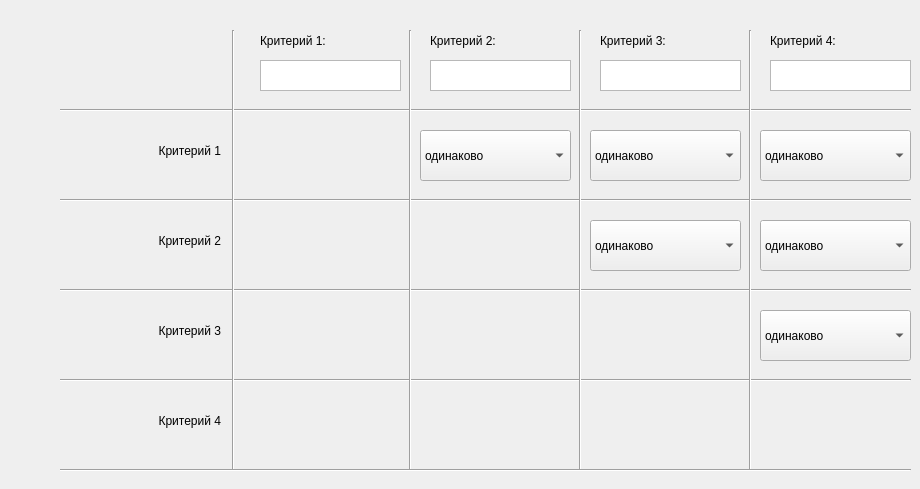
   <widget class="QWidget" name="tab">
    <attribute name="title">
     <string>Критерии</string>
    </attribute>
    <widget class="QLabel" name="label_4">
     <property name="geometry">
      <rect>
       <x>770</x>
       <y>30</y>
       <width>141</width>
       <height>21</height>
      </rect>
     </property>
     <property name="text">
      <string>Критерий 4:</string>
     </property>
    </widget>
    <widget class="QLabel" name="label">
     <property name="geometry">
      <rect>
       <x>260</x>
       <y>30</y>
       <width>141</width>
       <height>21</height>
      </rect>
     </property>
     <property name="text">
      <string>Критерий 1:</string>
     </property>
    </widget>
    <widget class="QTextEdit" name="textEdit_3">
     <property name="geometry">
      <rect>
       <x>600</x>
       <y>60</y>
       <width>141</width>
       <height>31</height>
      </rect>
     </property>
     <property name="html">
      <string>&lt;!DOCTYPE HTML PUBLIC &quot;-//W3C//DTD HTML 4.0//EN&quot; &quot;http://www.w3.org/TR/REC-html40/strict.dtd&quot;&gt;
&lt;html&gt;&lt;head&gt;&lt;meta name=&quot;qrichtext&quot; content=&quot;1&quot; /&gt;&lt;style type=&quot;text/css&quot;&gt;
p, li { white-space: pre-wrap; }
&lt;/style&gt;&lt;/head&gt;&lt;body style=&quot; font-family:'MS Shell Dlg 2'; font-size:7.8pt; font-weight:400; font-style:normal;&quot;&gt;
&lt;p style=&quot;-qt-paragraph-type:empty; margin-top:0px; margin-bottom:0px; margin-left:0px; margin-right:0px; -qt-block-indent:0; text-indent:0px;&quot;&gt;&lt;br /&gt;&lt;/p&gt;&lt;/body&gt;&lt;/html&gt;</string>
     </property>
    </widget>
    <widget class="QLabel" name="label_2">
     <property name="geometry">
      <rect>
       <x>430</x>
       <y>30</y>
       <width>141</width>
       <height>21</height>
      </rect>
     </property>
     <property name="text">
      <string>Критерий 2:</string>
     </property>
    </widget>
    <widget class="QTextEdit" name="textEdit_4">
     <property name="geometry">
      <rect>
       <x>770</x>
       <y>60</y>
       <width>141</width>
       <height>31</height>
      </rect>
     </property>
     <property name="html">
      <string>&lt;!DOCTYPE HTML PUBLIC &quot;-//W3C//DTD HTML 4.0//EN&quot; &quot;http://www.w3.org/TR/REC-html40/strict.dtd&quot;&gt;
&lt;html&gt;&lt;head&gt;&lt;meta name=&quot;qrichtext&quot; content=&quot;1&quot; /&gt;&lt;style type=&quot;text/css&quot;&gt;
p, li { white-space: pre-wrap; }
&lt;/style&gt;&lt;/head&gt;&lt;body style=&quot; font-family:'MS Shell Dlg 2'; font-size:7.8pt; font-weight:400; font-style:normal;&quot;&gt;
&lt;p style=&quot;-qt-paragraph-type:empty; margin-top:0px; margin-bottom:0px; margin-left:0px; margin-right:0px; -qt-block-indent:0; text-indent:0px;&quot;&gt;&lt;br /&gt;&lt;/p&gt;&lt;/body&gt;&lt;/html&gt;</string>
     </property>
    </widget>
    <widget class="QLabel" name="label_3">
     <property name="geometry">
      <rect>
       <x>600</x>
       <y>30</y>
       <width>141</width>
       <height>21</height>
      </rect>
     </property>
     <property name="text">
      <string>Критерий 3:</string>
     </property>
    </widget>
    <widget class="QTextEdit" name="textEdit_2">
     <property name="geometry">
      <rect>
       <x>430</x>
       <y>60</y>
       <width>141</width>
       <height>31</height>
      </rect>
     </property>
     <property name="html">
      <string>&lt;!DOCTYPE HTML PUBLIC &quot;-//W3C//DTD HTML 4.0//EN&quot; &quot;http://www.w3.org/TR/REC-html40/strict.dtd&quot;&gt;
&lt;html&gt;&lt;head&gt;&lt;meta name=&quot;qrichtext&quot; content=&quot;1&quot; /&gt;&lt;style type=&quot;text/css&quot;&gt;
p, li { white-space: pre-wrap; }
&lt;/style&gt;&lt;/head&gt;&lt;body style=&quot; font-family:'MS Shell Dlg 2'; font-size:7.8pt; font-weight:400; font-style:normal;&quot;&gt;
&lt;p style=&quot;-qt-paragraph-type:empty; margin-top:0px; margin-bottom:0px; margin-left:0px; margin-right:0px; -qt-block-indent:0; text-indent:0px;&quot;&gt;&lt;br /&gt;&lt;/p&gt;&lt;/body&gt;&lt;/html&gt;</string>
     </property>
    </widget>
    <widget class="QTextEdit" name="textEdit">
     <property name="geometry">
      <rect>
       <x>260</x>
       <y>60</y>
       <width>141</width>
       <height>31</height>
      </rect>
     </property>
     <property name="html">
      <string>&lt;!DOCTYPE HTML PUBLIC &quot;-//W3C//DTD HTML 4.0//EN&quot; &quot;http://www.w3.org/TR/REC-html40/strict.dtd&quot;&gt;
&lt;html&gt;&lt;head&gt;&lt;meta name=&quot;qrichtext&quot; content=&quot;1&quot; /&gt;&lt;style type=&quot;text/css&quot;&gt;
p, li { white-space: pre-wrap; }
&lt;/style&gt;&lt;/head&gt;&lt;body style=&quot; font-family:'MS Shell Dlg 2'; font-size:7.8pt; font-weight:400; font-style:normal;&quot;&gt;
&lt;p style=&quot;-qt-paragraph-type:empty; margin-top:0px; margin-bottom:0px; margin-left:0px; margin-right:0px; -qt-block-indent:0; text-indent:0px;&quot;&gt;&lt;br /&gt;&lt;/p&gt;&lt;/body&gt;&lt;/html&gt;</string>
     </property>
    </widget>
    <widget class="QLabel" name="label_5">
     <property name="geometry">
      <rect>
       <x>60</x>
       <y>130</y>
       <width>161</width>
       <height>41</height>
      </rect>
     </property>
     <property name="layoutDirection">
      <enum>Qt::LeftToRight</enum>
     </property>
     <property name="text">
      <string>Критерий 1</string>
     </property>
     <property name="alignment">
      <set>Qt::AlignRight|Qt::AlignTrailing|Qt::AlignVCenter</set>
     </property>
    </widget>
    <widget class="QLabel" name="label_6">
     <property name="geometry">
      <rect>
       <x>60</x>
       <y>220</y>
       <width>161</width>
       <height>41</height>
      </rect>
     </property>
     <property name="layoutDirection">
      <enum>Qt::LeftToRight</enum>
     </property>
     <property name="text">
      <string>Критерий 2</string>
     </property>
     <property name="alignment">
      <set>Qt::AlignRight|Qt::AlignTrailing|Qt::AlignVCenter</set>
     </property>
    </widget>
    <widget class="QLabel" name="label_7">
     <property name="geometry">
      <rect>
       <x>60</x>
       <y>310</y>
       <width>161</width>
       <height>41</height>
      </rect>
     </property>
     <property name="layoutDirection">
      <enum>Qt::LeftToRight</enum>
     </property>
     <property name="text">
      <string>Критерий 3</string>
     </property>
     <property name="alignment">
      <set>Qt::AlignRight|Qt::AlignTrailing|Qt::AlignVCenter</set>
     </property>
    </widget>
    <widget class="Line" name="line">
     <property name="geometry">
      <rect>
       <x>60</x>
       <y>370</y>
       <width>851</width>
       <height>20</height>
      </rect>
     </property>
     <property name="orientation">
      <enum>Qt::Horizontal</enum>
     </property>
    </widget>
    <widget class="Line" name="line_2">
     <property name="geometry">
      <rect>
       <x>60</x>
       <y>190</y>
       <width>851</width>
       <height>20</height>
      </rect>
     </property>
     <property name="orientation">
      <enum>Qt::Horizontal</enum>
     </property>
    </widget>
    <widget class="Line" name="line_3">
     <property name="geometry">
      <rect>
       <x>60</x>
       <y>280</y>
       <width>851</width>
       <height>20</height>
      </rect>
     </property>
     <property name="orientation">
      <enum>Qt::Horizontal</enum>
     </property>
    </widget>
    <widget class="Line" name="line_4">
     <property name="geometry">
      <rect>
       <x>60</x>
       <y>100</y>
       <width>851</width>
       <height>20</height>
      </rect>
     </property>
     <property name="orientation">
      <enum>Qt::Horizontal</enum>
     </property>
    </widget>
    <widget class="Line" name="line_5">
     <property name="geometry">
      <rect>
       <x>223</x>
       <y>30</y>
       <width>20</width>
       <height>441</height>
      </rect>
     </property>
     <property name="orientation">
      <enum>Qt::Vertical</enum>
     </property>
    </widget>
    <widget class="Line" name="line_6">
     <property name="geometry">
      <rect>
       <x>400</x>
       <y>30</y>
       <width>20</width>
       <height>441</height>
      </rect>
     </property>
     <property name="orientation">
      <enum>Qt::Vertical</enum>
     </property>
    </widget>
    <widget class="Line" name="line_7">
     <property name="geometry">
      <rect>
       <x>570</x>
       <y>30</y>
       <width>20</width>
       <height>441</height>
      </rect>
     </property>
     <property name="orientation">
      <enum>Qt::Vertical</enum>
     </property>
    </widget>
    <widget class="Line" name="line_8">
     <property name="geometry">
      <rect>
       <x>740</x>
       <y>30</y>
       <width>20</width>
       <height>441</height>
      </rect>
     </property>
     <property name="orientation">
      <enum>Qt::Vertical</enum>
     </property>
    </widget>
    <widget class="Line" name="line_9">
     <property name="geometry">
      <rect>
       <x>60</x>
       <y>460</y>
       <width>851</width>
       <height>20</height>
      </rect>
     </property>
     <property name="orientation">
      <enum>Qt::Horizontal</enum>
     </property>
    </widget>
    <widget class="QLabel" name="label_8">
     <property name="geometry">
      <rect>
       <x>60</x>
       <y>400</y>
       <width>161</width>
       <height>41</height>
      </rect>
     </property>
     <property name="layoutDirection">
      <enum>Qt::LeftToRight</enum>
     </property>
     <property name="text">
      <string>Критерий 4</string>
     </property>
     <property name="alignment">
      <set>Qt::AlignRight|Qt::AlignTrailing|Qt::AlignVCenter</set>
     </property>
    </widget>
    <widget class="QComboBox" name="comboBox">
     <property name="geometry">
      <rect>
       <x>420</x>
       <y>130</y>
       <width>151</width>
       <height>51</height>
      </rect>
     </property>
     <item>
      <property name="text">
       <string>одинаково</string>
      </property>
     </item>
     <item>
      <property name="text">
       <string>немного лучше</string>
      </property>
     </item>
     <item>
      <property name="text">
       <string>лучше</string>
      </property>
     </item>
     <item>
      <property name="text">
       <string>значительно лучше</string>
      </property>
     </item>
     <item>
      <property name="text">
       <string>принципиально лучше</string>
      </property>
     </item>
     <item>
      <property name="text">
       <string>немного хуже</string>
      </property>
     </item>
     <item>
      <property name="text">
       <string>хуже</string>
      </property>
     </item>
     <item>
      <property name="text">
       <string>значительно хуже</string>
      </property>
     </item>
     <item>
      <property name="text">
       <string>принципиально хуже</string>
      </property>
     </item>
    </widget>
    <widget class="QComboBox" name="comboBox_2">
     <property name="geometry">
      <rect>
       <x>590</x>
       <y>130</y>
       <width>151</width>
       <height>51</height>
      </rect>
     </property>
     <item>
      <property name="text">
       <string>одинаково</string>
      </property>
     </item>
     <item>
      <property name="text">
       <string>немного лучше</string>
      </property>
     </item>
     <item>
      <property name="text">
       <string>лучше</string>
      </property>
     </item>
     <item>
      <property name="text">
       <string>значительно лучше</string>
      </property>
     </item>
     <item>
      <property name="text">
       <string>принципиально лучше</string>
      </property>
     </item>
     <item>
      <property name="text">
       <string>немного хуже</string>
      </property>
     </item>
     <item>
      <property name="text">
       <string>хуже</string>
      </property>
     </item>
     <item>
      <property name="text">
       <string>значительно хуже</string>
      </property>
     </item>
     <item>
      <property name="text">
       <string>принципиально хуже</string>
      </property>
     </item>
    </widget>
    <widget class="QComboBox" name="comboBox_3">
     <property name="geometry">
      <rect>
       <x>590</x>
       <y>220</y>
       <width>151</width>
       <height>51</height>
      </rect>
     </property>
     <item>
      <property name="text">
       <string>одинаково</string>
      </property>
     </item>
     <item>
      <property name="text">
       <string>немного лучше</string>
      </property>
     </item>
     <item>
      <property name="text">
       <string>лучше</string>
      </property>
     </item>
     <item>
      <property name="text">
       <string>значительно лучше</string>
      </property>
     </item>
     <item>
      <property name="text">
       <string>принципиально лучше</string>
      </property>
     </item>
     <item>
      <property name="text">
       <string>немного хуже</string>
      </property>
     </item>
     <item>
      <property name="text">
       <string>хуже</string>
      </property>
     </item>
     <item>
      <property name="text">
       <string>значительно хуже</string>
      </property>
     </item>
     <item>
      <property name="text">
       <string>принципиально хуже</string>
      </property>
     </item>
    </widget>
    <widget class="QComboBox" name="comboBox_4">
     <property name="geometry">
      <rect>
       <x>760</x>
       <y>310</y>
       <width>151</width>
       <height>51</height>
      </rect>
     </property>
     <item>
      <property name="text">
       <string>одинаково</string>
      </property>
     </item>
     <item>
      <property name="text">
       <string>немного лучше</string>
      </property>
     </item>
     <item>
      <property name="text">
       <string>лучше</string>
      </property>
     </item>
     <item>
      <property name="text">
       <string>значительно лучше</string>
      </property>
     </item>
     <item>
      <property name="text">
       <string>принципиально лучше</string>
      </property>
     </item>
     <item>
      <property name="text">
       <string>немного хуже</string>
      </property>
     </item>
     <item>
      <property name="text">
       <string>хуже</string>
      </property>
     </item>
     <item>
      <property name="text">
       <string>значительно хуже</string>
      </property>
     </item>
     <item>
      <property name="text">
       <string>принципиально хуже</string>
      </property>
     </item>
    </widget>
    <widget class="QComboBox" name="comboBox_5">
     <property name="geometry">
      <rect>
       <x>760</x>
       <y>220</y>
       <width>151</width>
       <height>51</height>
      </rect>
     </property>
     <item>
      <property name="text">
       <string>одинаково</string>
      </property>
     </item>
     <item>
      <property name="text">
       <string>немного лучше</string>
      </property>
     </item>
     <item>
      <property name="text">
       <string>лучше</string>
      </property>
     </item>
     <item>
      <property name="text">
       <string>значительно лучше</string>
      </property>
     </item>
     <item>
      <property name="text">
       <string>принципиально лучше</string>
      </property>
     </item>
     <item>
      <property name="text">
       <string>немного хуже</string>
      </property>
     </item>
     <item>
      <property name="text">
       <string>хуже</string>
      </property>
     </item>
     <item>
      <property name="text">
       <string>значительно хуже</string>
      </property>
     </item>
     <item>
      <property name="text">
       <string>принципиально хуже</string>
      </property>
     </item>
    </widget>
    <widget class="QComboBox" name="comboBox_6">
     <property name="geometry">
      <rect>
       <x>760</x>
       <y>130</y>
       <width>151</width>
       <height>51</height>
      </rect>
     </property>
     <item>
      <property name="text">
       <string>одинаково</string>
      </property>
     </item>
     <item>
      <property name="text">
       <string>немного лучше</string>
      </property>
     </item>
     <item>
      <property name="text">
       <string>лучше</string>
      </property>
     </item>
     <item>
      <property name="text">
       <string>значительно лучше</string>
      </property>
     </item>
     <item>
      <property name="text">
       <string>принципиально лучше</string>
      </property>
     </item>
     <item>
      <property name="text">
       <string>немного хуже</string>
      </property>
     </item>
     <item>
      <property name="text">
       <string>хуже</string>
      </property>
     </item>
     <item>
      <property name="text">
       <string>значительно хуже</string>
      </property>
     </item>
     <item>
      <property name="text">
       <string>принципиально хуже</string>
      </property>
     </item>
    </widget>
   </widget>
